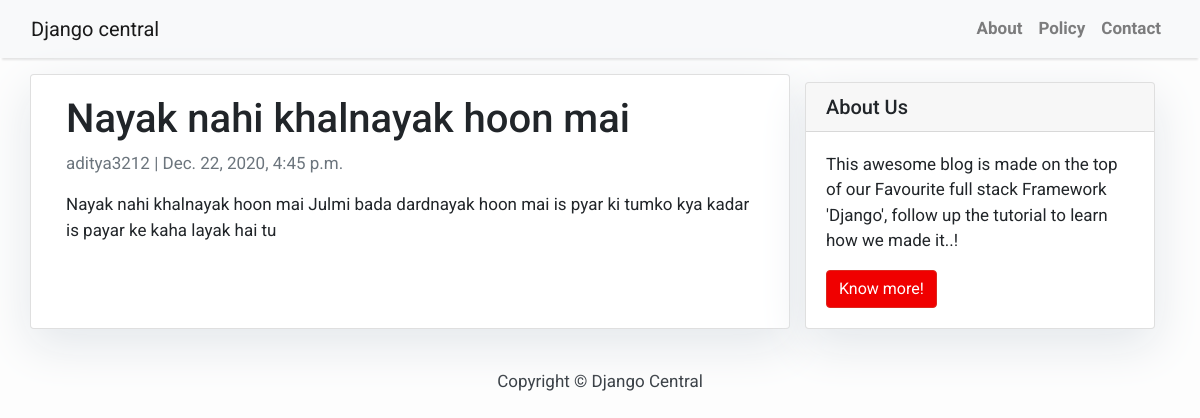
Screenshot of /khalnayak/ with the database file from the repository.
### postt/models.py (models this page shows, shortened)
class Post(models.Model):
    title = models.CharField(max_length=200, unique=True)
    slug = models.SlugField(max_length=200, unique=True)
    author = models.ForeignKey(User, on_delete= models.CASCADE,related_name='blog_posts')
    updated_on = models.DateTimeField(auto_now= True)
    content = models.TextField()
    created_on = models.DateTimeField(auto_now_add=True)
    class Meta:
        ordering = ['-created_on']

### postt/views.py (the view)
# urls.py: path('<slug:slug>/',views.PostDetail.as_view(),name='post_detail'),
class PostDetail(generic.DetailView):
    model=Post
    template_name='post_detail.html'

### templates/post_detail.html
{% extends 'base.html' %} {% block content %}
<div class="container">
  <div class="row">
    <div class="col-md-8 card mb-4  mt-3 left  top">
      <div class="card-body">
        <h1>{% block title %} {{ object.title }} {% endblock title %}</h1>
        <p class=" text-muted">{{ post.author }} | {{ post.created_on }}</p>
        <p class="card-text ">{{ object.content | safe }}</p>
      </div>
    </div>
    {% block sidebar %} {% include 'sidebar.html' %} {% endblock sidebar %}
  </div>
</div>
{% endblock content %}

### templates/base.html (style rules this page uses)
body { font-family: "Roboto", sans-serif; font-size: 17px; background-color: #fdfdfd; }

### templates/sidebar.html (style rules this page uses)
.card { box-shadow: 0 16px 48px #E3E7EB; }

### rows the page displays
Post: title "Nayak nahi khalnayak hoon mai", author "aditya3212", created_on "Dec. 22, 2020, 4:45 p.m.", content "Nayak nahi khalnayak hoon mai Julmi bada dardnayak hoon mai is pyar ki tumko kya kadar is payar ke kaha layak hai tu"
